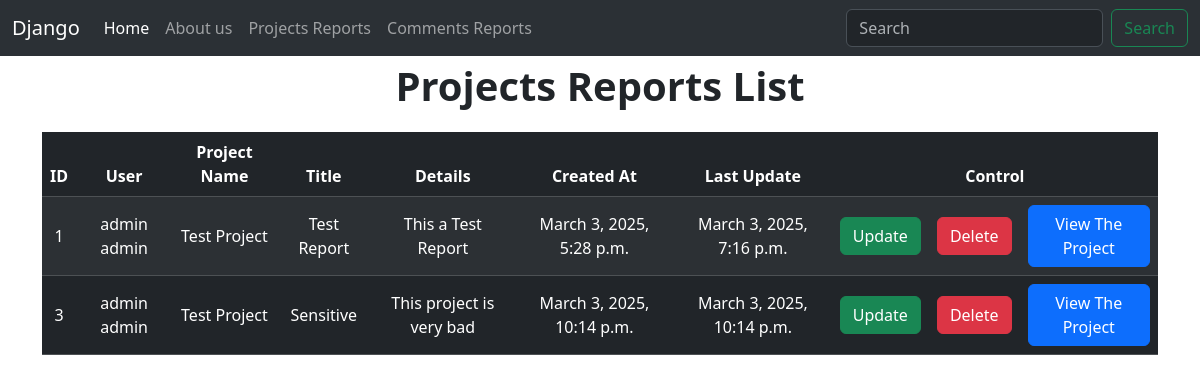
The app's page /ListReportProject/ with its own data.
### crowdFunding/models.py (models this page shows, shortened)
class ReportProject(models.Model):
    id = models.AutoField(primary_key=True)
    title = models.CharField(max_length=255)
    text = models.TextField()
    created_at = models.DateTimeField(auto_now_add=True)
    updated_at = models.DateTimeField(auto_now=True)
    user = models.ForeignKey(User , on_delete=models.CASCADE)
    project = models.ForeignKey(Project , on_delete=models.CASCADE)

class User(AbstractUser):
    id = models.AutoField(primary_key=True)
    first_name = models.CharField(max_length=255)
    last_name = models.CharField(max_length=255)
    email = models.EmailField(unique=True)
    password = models.CharField(max_length=255)
    created_at = models.DateTimeField(auto_now_add=True)
    updated_at = models.DateTimeField(auto_now=True)
    is_active = models.BooleanField(default=False)
    profile_pic = models.ImageField(upload_to='atachments/' , blank=True , null=True)
    phone = models.CharField(
        max_length=11,
        validators=[egypt_phone_regex],
        verbose_name="Must be Egyption Number"
    )
    is_staff = models.BooleanField(default=False)
    Birthdate= models.DateField(null=True , blank=True)
    facebook_profile = models.URLField(max_length=255 , null=True , blank=True)
    country = models.CharField(max_length= 255 , null=True , blank=True)
    groups = models.ManyToManyField(Group, related_name='crowdfunding_user_groups' , null=True , blank=True)
    user_permissions = models.ManyToManyField(Permission, related_name='crowdfunding_user_permissions', null=True , blank=True)
    def __str__(self):
        return f"{self.first_name} {self.last_name}"

class Project(models.Model):
    id = models.AutoField(primary_key=True)
    title = models.CharField(max_length=255)
    details = models.TextField()
    state = models.CharField(max_length=10 , choices= [['Open' , 'Open'] , ['Done' , 'Done'] , ['Cancelled' , 'Cancelled']])
    deadline = models.DateField()
    created_at = models.DateTimeField(auto_now_add=True)
    updated_at = models.DateTimeField(auto_now=True)
    attachment = models.FileField(blank=True , null=True)
    target_price = models.IntegerField()
    category = models.ForeignKey(Category, on_delete= models.CASCADE , related_name='projects' )
    user_id = models.ForeignKey(User , on_delete=models.PROTECT)
    total_rating = models.FloatField(validators=[MinValueValidator(0,0) , MaxValueValidator(5.0)] , default=0.0)
    total_user_rated = models.IntegerField(default=0)
    def __str__(self):
        return f"{self.title}"

### crowdFunding/views.py (the view)
# urls.py: path('ListReportProject/' , ListReportProject.as_view() , name='ListReportProject'),
class ListReportProject(ListView):
    model = ReportProject
    template_name = 'crowdFunding/listReportProject.html'
    context_object_name = 'reports'
    queryset = ReportProject.objects.all().order_by('id')
    def get_context_data(self, **kwargs):
        context = super().get_context_data(**kwargs)
        return context

### templates/crowdFunding/listReportProject.html
{% extends 'crowdFunding/home.html' %} {% block content %}
<p class="fs-1 fw-bold text-center">Projects Reports List</p>
<div class="container">
  <table class="table table-striped table-dark text-center align-middle">
    <thead class="text-center">
      <th>ID</th>
      <th>User</th>
      <th>Project Name</th>
      <th>Title</th>
      <th>Details</th>
      <th>Created At</th>
      <th>Last Update</th>
      <th colspan="3">Control</th>
    </thead>
    <tbody>
      {% if reports %} {% for report in reports %}
      <tr>
        <td>{{ report.id }}</td>
        <td>{{ report.user }}</td>
        <td>{{ report.project }}</td>
        <td>{{ report.title }}</td>
        <td>{{ report.text }}</td>
        <td>{{ report.created_at }}</td>
        <td>{{ report.updated_at }}</td>
        <td>
          <a
            href="{% url 'UpdateReportProject' report.id %}"
            class="btn btn-success"
            >Update</a
          >
        </td>
        <td>
          <a
            href="{% url 'DeleteReportProject' report.id %}"
            class="btn btn-danger"
            >Delete</a
          >
        </td>
        <td>
          <a href="" class="btn btn-primary">View The Project</a>
        </td>
      </tr>
      {% endfor %} {% endif %}
    </tbody>
  </table>
</div>
{% endblock content %}

### records on screen
ReportProject: id "1", user "admin admin", project "Test Project", title "Test Report", text "This a Test Report", created_at "March 3, 2025, 5:28 p.m.", updated_at "March 3, 2025, 7:16 p.m."
ReportProject: id "3", user "admin admin", project "Test Project", title "Sensitive", text "This project is very bad", created_at "March 3, 2025, 10:14 p.m.", updated_at "March 3, 2025, 10:14 p.m."
